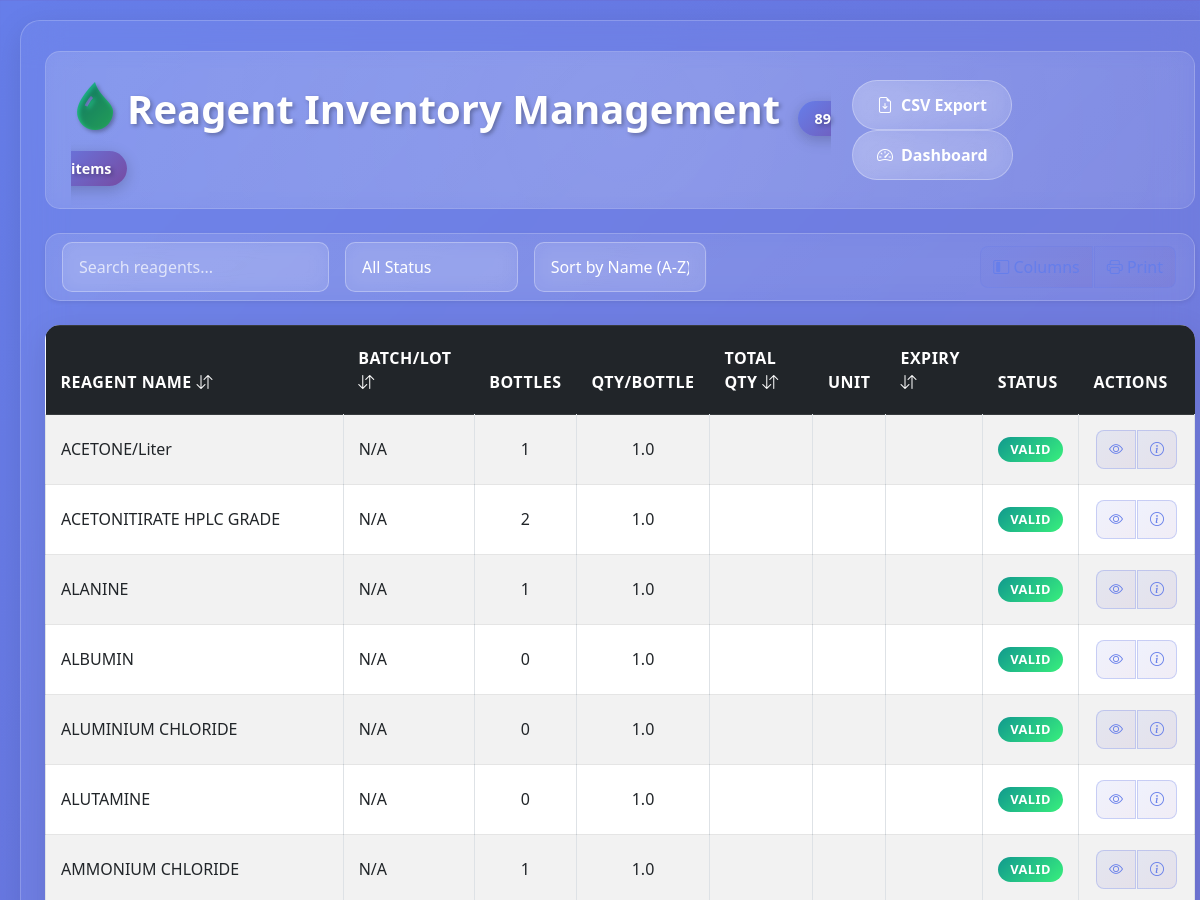
The app's page /reagents/ (signed in, upper part), older data.
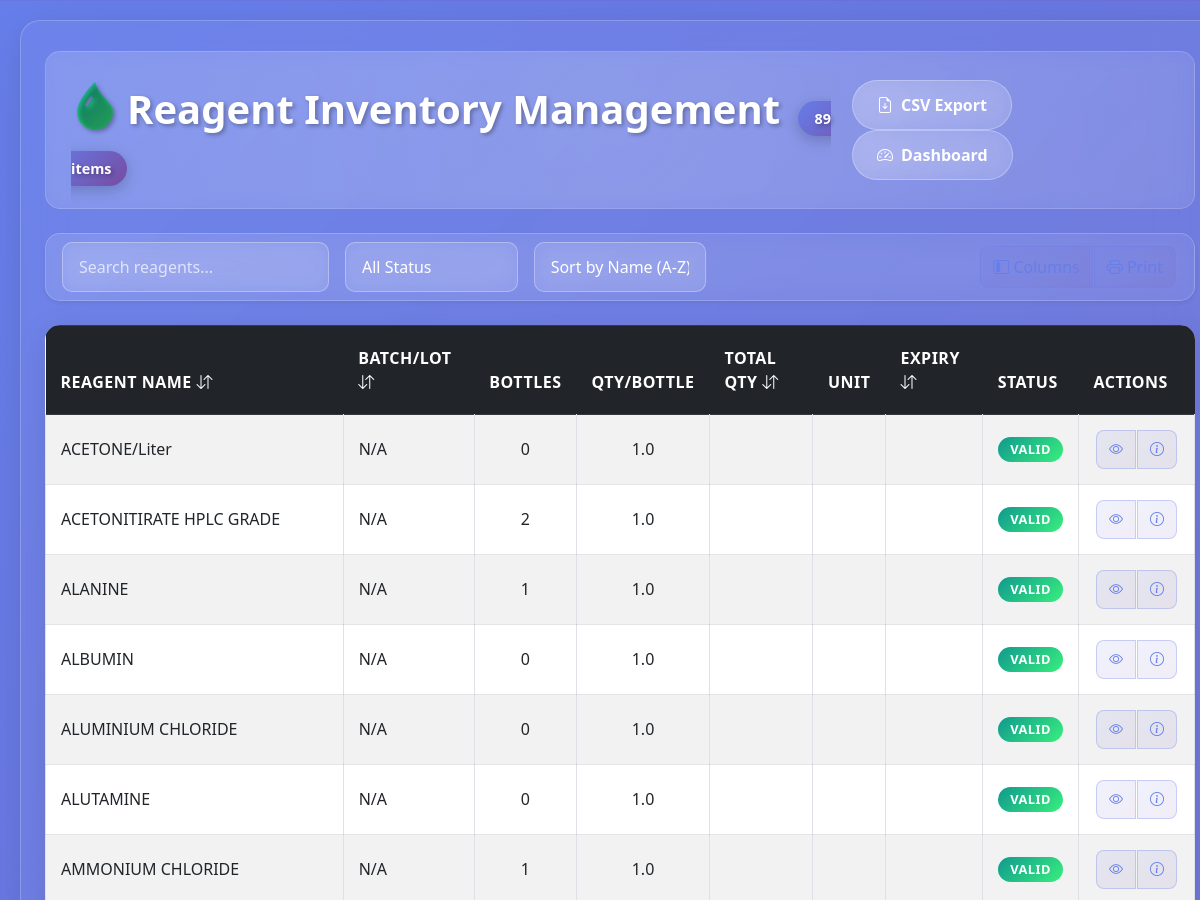
The same page, newer data.
### lims/models/reagents.py (models this page shows, shortened)
class Reagent(models.Model):
    name = models.CharField(max_length=100)
    batch_number = models.CharField(max_length=100, blank=True, help_text="Unique batch identifier")
    manufacturer = models.CharField(max_length=100, blank=True, help_text="Name of the manufacturer")
    supplier_name = models.CharField(max_length=100, blank=True, help_text="Name of the supplier")
    supplier_contact = models.CharField(max_length=100, blank=True)
    supplier_email = models.EmailField(blank=True)
    date_received = models.DateField(default=timezone.now)
    expiry_date = models.DateField(null=True, blank=True)
    number_of_containers = models.PositiveIntegerField(default=1, help_text="Total number of containers (bottles, vials, etc.)")
    quantity_per_container = models.FloatField(default=1.0, help_text="Amount per container, e.g. 2.5 for 2.5L")
    unit = models.CharField(max_length=20, blank=True, help_text="e.g. L, mL, g")
    storage_condition = models.CharField(max_length=100, blank=True)
    safety_data_sheet = models.FileField(upload_to='sds/', null=True, blank=True)
    certificate_of_analysis = models.FileField(upload_to='coa/', null=True, blank=True)
    low_stock_threshold = models.PositiveIntegerField(default=2, help_text="Threshold to trigger low stock alert")

### lims/views/reagents.py (the view)
# urls.py: path('reagents/', reagent_list, name='reagent_list'),
@login_required
def reagent_list(request):
    reagents = Reagent.objects.all()
    today = timezone.now().date()
    near_expiry_date = today + timedelta(days=30)
    return render(request, 'lims/reagents/reagent_list.html', {
        'reagents': reagents,
        'today': today,
        'near_expiry_date': near_expiry_date,
    })

### lims/templates/lims/reagents/reagent_list.html (shortened to what the changed rows need)
<!DOCTYPE html>
<html lang="en">
<head>
    <link href="https://cdnjs.cloudflare.com/ajax/libs/bootstrap/5.3.0/css/bootstrap.min.css" rel="stylesheet">
    <link href="https://cdnjs.cloudflare.com/ajax/libs/bootstrap-icons/1.10.0/font/bootstrap-icons.min.css" rel="stylesheet">
    <link href="https://cdnjs.cloudflare.com/ajax/libs/aos/2.3.4/aos.css" rel="stylesheet">
</head>
<body>
    <div class="container-fluid px-4">
        <div class="header-section d-flex justify-content-between align-items-center mb-4" data-aos="fade-down">
            <div class="header-content">
                <h2 class="main-title mb-0">
                    <i class="bi bi-droplet-fill reagent-icon me-2"></i>Reagent Inventory Management
                    <span class="count-badge ms-2" id="reagent-count">{{ reagents|length }} items</span>
                </h2>
            </div>
        </div>
        <div class="table-responsive" data-aos="fade-up">
            <table class="table table-striped table-hover table-bordered" id="reagent-table">
                <thead class="table-dark">
                    <tr>
                        <th scope="col" data-column="name" class="sortable">Reagent Name <i class="bi bi-arrow-down-up"></i></th>
                        <th scope="col" data-column="batch" class="sortable">Batch/Lot <i class="bi bi-arrow-down-up"></i></th>
                        <th scope="col" data-column="bottles">Bottles</th>
                        <th scope="col" data-column="qty">Qty/Bottle</th>
                        <th scope="col" data-column="total" class="sortable">Total Qty <i class="bi bi-arrow-down-up"></i></th>
                        <th scope="col" data-column="unit">Unit</th>
                        <th scope="col" data-column="expiry" class="sortable">Expiry <i class="bi bi-arrow-down-up"></i></th>
                        <th scope="col" data-column="status">Status</th>
                        <th scope="col" data-column="actions">Actions</th>
                    </tr>
                </thead>
                <tbody>
                  {% for reagent in reagents %}
<tr data-expiry="{{ reagent.expiry_date|date:'Y-m-d' }}"
    data-quantity="{{ reagent.number_of_containers|floatformat:2|add:'0.0'|floatformat:2|floatformat:'g'|add:reagent.quantity_per_container }}"
    data-status="{% if reagent.expiry_date and reagent.expiry_date <= today %}expired
                 {% elif reagent.expiry_date and today < reagent.expiry_date <= near_expiry_date %}near-expiry
                 {% else %}valid{% endif %}">
    <td>{{ reagent.name }}</td>
    <td>{{ reagent.batch_number|default:"N/A" }}</td>
    <td class="text-center">{{ reagent.number_of_containers }}</td>
    <td class="text-center">{{ reagent.quantity_per_container }}</td>
    <td class="text-center">{{ reagent.number_of_containers|floatformat:2|add:'0.0'|floatformat:2|floatformat:'g'|add:reagent.quantity_per_container }}</td>
    <td class="text-center">{{ reagent.unit }}</td>
    <td>{{ reagent.expiry_date|date:"Y-m-d" }}</td>
    <td class="text-center">
        {% if reagent.expiry_date and reagent.expiry_date <= today %}
            <span class="badge bg-danger">Expired</span>
        {% elif reagent.expiry_date and today < reagent.expiry_date <= near_expiry_date %}
            <span class="badge bg-warning text-dark">Expiring Soon</span>
        {% else %}
            <span class="badge bg-success">Valid</span>
        {% endif %}
    </td>
    <td class="text-center">
        <div class="btn-group btn-group-sm">
            <a href="{% url 'reagent_detail' reagent.pk %}" class="btn btn-outline-primary" title="View details">
                <i class="bi bi-eye"></i>
            </a>
            <button class="btn btn-outline-secondary btn-quickview" data-id="{{ reagent.pk }}" title="Quick view">
                <i class="bi bi-info-circle"></i>
            </button>
        </div>
    </td>
</tr>
{% endfor %}
  </tbody>
            </table>
        </div>
    </div>
</body>
</html>

Row changes from the older to the newer data that the page shows:
changed Reagent "ACETONE/Liter": number_of_containers "1" → "0"
